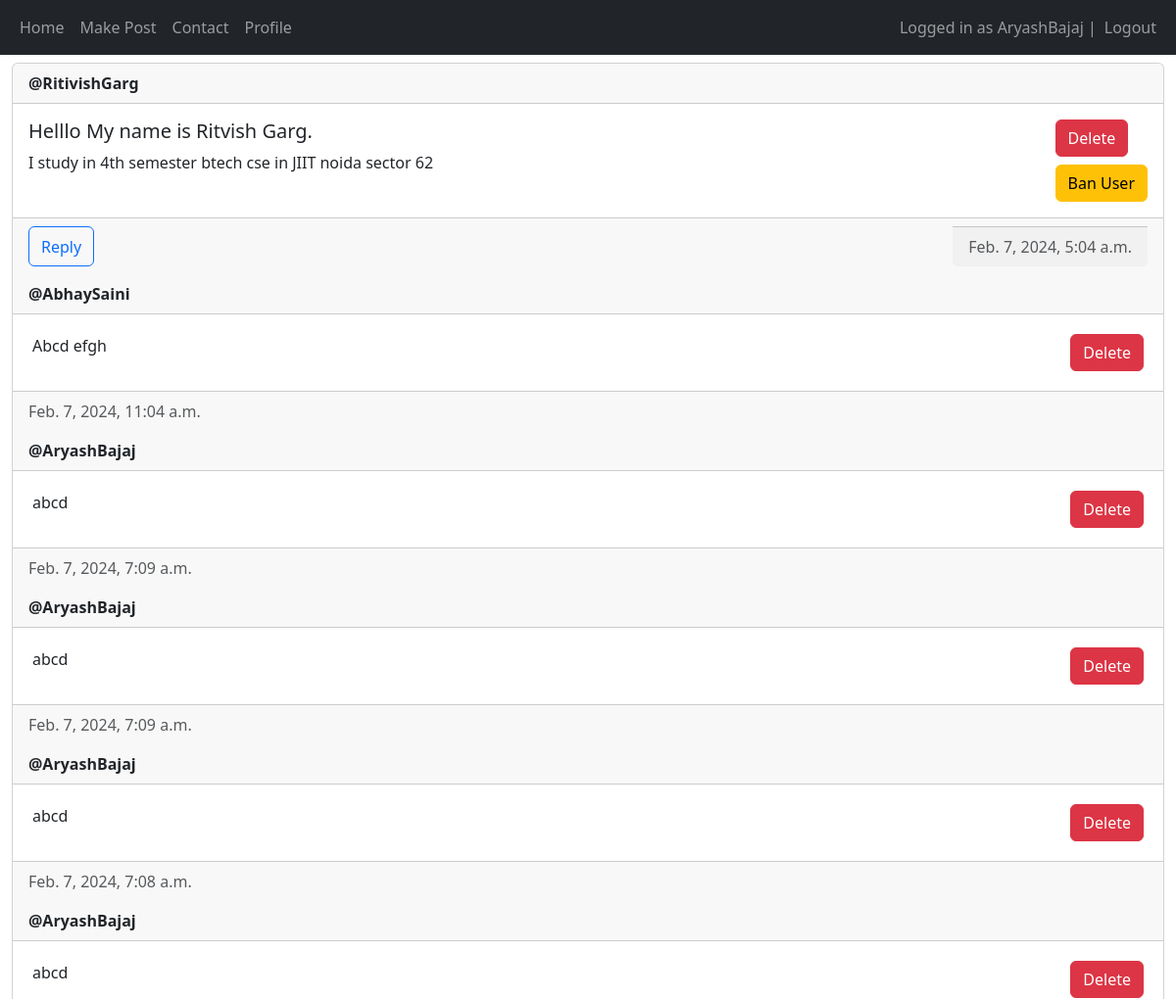
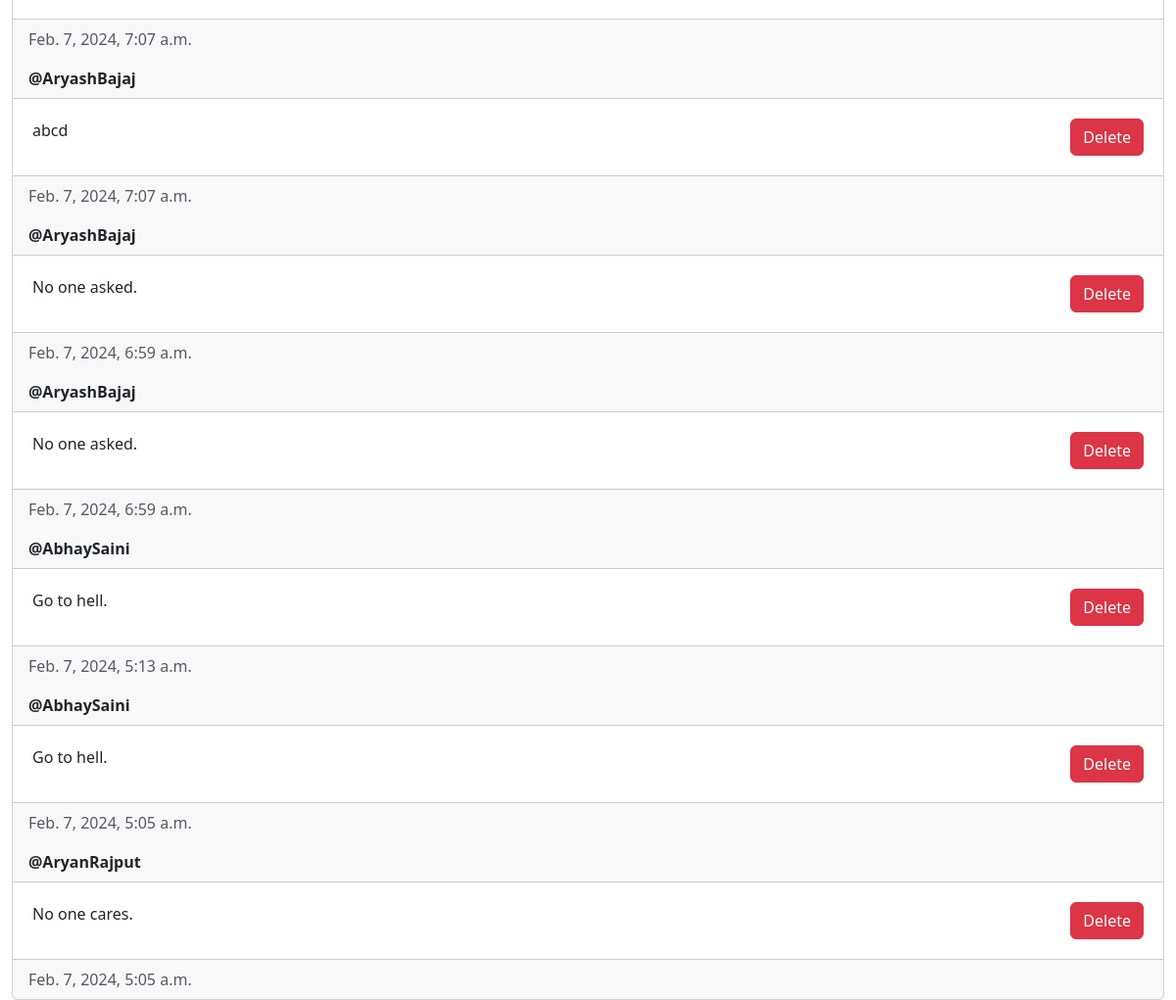
/view-post/18 (signed in), run on the app's committed database (2 pictures, top to bottom).
### main/models.py (models this page shows, shortened)
class Post(models.Model) :
    author = models.ForeignKey(User, on_delete = models.CASCADE)
    title = models.CharField(max_length=200)
    description = models.TextField()
    created_at = models.DateTimeField(auto_now_add=True)
    updated_at = models.DateTimeField(auto_now= True)

class Reply(models.Model) :
    replyTo = models.ForeignKey(Post, related_name="replies", on_delete = models.CASCADE)
    commentAuthor = models.ForeignKey(User, on_delete = models.CASCADE)
    content = models.TextField()
    created_at = models.DateTimeField(auto_now_add=True)
    updated_at = models.DateTimeField(auto_now= True)

### main/views.py (the view)
# urls.py: path('view-post/<int:post_id>', views.view_post, name="view-post"),
@login_required(login_url = "/login")
def view_post(request, post_id) :
    post = Post.objects.get(id = post_id)
    replies = post.replies.all().order_by("-created_at")
    if request.method == "POST" :
        form = ReplyForm(request.POST)
        if form.is_valid() :
            comment = form.save(commit=False)
            comment.commentAuthor = request.user
            comment.replyTo = post
            comment.save()
            url = "/view-post/" + str(post_id)
            return redirect(url)
    else :
        form = ReplyForm()
    return render(request, "main/view_post.html", {"post" : post, "form" : form, "replies" : replies})

### main/templates/main/view_post.html (shortened to what this page needs)
{% extends "main/base.html" %}
{% load crispy_forms_tags %}
{% block content %}
<div class="card mt-2">
    <div class="card-header"><strong>@{{ post.author.username }}</strong></div>
    <div class="card-body d-flex flex-row justify-content-between">
        <div>
            <h5 class="card-title">{{ post.title }}</h5>
            <p>{{post.description}}</p>
        </div>
        <div>
            {% if user == post.author or perms.main.delete_post %}
                <form method="post">
                    <button type="submit" name="post-id" class="btn btn-danger" value="{{post.id}}">Delete</button>
                </form>
            {% endif %}
            {% if user.is_staff %}
                <form method="post">
                    {% if post.author %}
                        <button type="submit" name="user-id-ban" class="btn btn-warning mt-2" value="{{post.author.id}}">Ban User</button>
                    {% else %}
                        <button type="submit" name="user-id-unban" class="btn btn-primary mt-2" value="{{post.author.id}}">Unban User</button>
                    {% endif %}
                </form>
            {% endif %}
        </div>
    </div>
    <div class="card-footer text-muted d-flex flex-row justify-content-between">
        {% if perms.main.add_post %}
            <button type="button" onclick="openform()" class="btn btn-outline-primary">Reply</button>
        {% endif %}
        <div class="card-footer d-flex flex-row justify-content-between text-muted">
            <div>
                {{post.created_at}}
            </div>
        </div>
    </div>
    {% for reply in replies %}
        <div class="card-header"><strong>@{{ reply.commentAuthor }}</strong></div>
        <div class="card-body d-flex flex-row justify-content-between m-lg-1">
            <div>
                <p class="card-text">{{reply.content}}</p>
            </div>
            <div>
                {% if user == reply.commentAuthor or perms.main.delete_post %}
                    <form method="post" onload="formload()">
                        <button type="submit" name="reply-id" class="btn btn-danger" value="{{reply.id}}">Delete</button>
                    </form>
                {% endif %}
            </div>
        </div>
        <div class="card-footer text-muted">{{ reply.created_at }}</div>
    {% endfor %}
</div>
{% endblock content %}

### main/templates/main/base.html (shortened to what this page needs)
<!DOCTYPE html>
<html lang="en">
<head>
    <link href="https://cdn.jsdelivr.net/npm/bootstrap@5.3.2/dist/css/bootstrap.min.css" rel="stylesheet">
</head>
<body>
    <nav class="navbar navbar-expand-lg navbar-dark bg-dark">
        <div class="container-fluid">
            <div>
                <ul class="navbar-nav">
                    <li class="nav-item">
                        <a class="nav-link" href="/home">Home</a>
                    </li>
                    <li class="nav-item">
                        <form action ="/create-post">
                            <button type="submit" value="submit" class="nav-link">Make Post</button>
                        </form>
                    </li>
                    <li class="nav-item">
                        <a class="nav-link" href="/contact">Contact</a>
                    </li>
                    <li class="nav-item">
                        <a class="nav-link" href="/my-profile">Profile</a>
                    </li>
                </ul>
            </div>
            <div>
                <ul class="navbar-nav">
                    {% if user.is_authenticated %}
                        <span class="navbar-text">Logged in as {{ user.username }} | </span>
                        <li class="nav-item">
                            <form action="/logout/" method="post">
                                <button class="nav-link" type="submit">Logout</button>
                            </form>
                        </li>
                    {% else %}
                        <li class="nav-item">
                            <a class="nav-link" href="/login">Login</a>
                        </li>
                    {% endif %}
                </ul>
            </div>
        </div>
    </nav>
    <div class="container-fluid">
        {% block content %}
        {% endblock content %}
    </div>
</body>
</html>

### data on the page
Post: author.username "RitivishGarg", title "Helllo My name is Ritvish Garg.", description "I study in 4th semester btech cse in JIIT noida sector 62", created_at "Feb. 7, 2024, 5:04 a.m."
Reply: commentAuthor "AbhaySaini", content "Abcd efgh", {{ reply.id }} 58 (drawn), created_at "Feb. 7, 2024, 11:04 a.m."
Reply: commentAuthor "AryashBajaj", content "abcd", {{ reply.id }} 20 (drawn), created_at "Feb. 7, 2024, 7:09 a.m."
Reply: commentAuthor "AryashBajaj", content "abcd", {{ reply.id }} 19 (drawn), created_at "Feb. 7, 2024, 7:09 a.m."
Reply: commentAuthor "AryashBajaj", content "abcd", {{ reply.id }} 18 (drawn), created_at "Feb. 7, 2024, 7:08 a.m."
Reply: commentAuthor "AryashBajaj", content "abcd", {{ reply.id }} 17 (drawn), created_at "Feb. 7, 2024, 7:07 a.m."
Reply: commentAuthor "AryashBajaj", content "abcd", {{ reply.id }} 16 (drawn), created_at "Feb. 7, 2024, 7:07 a.m."
Reply: commentAuthor "AryashBajaj", content "No one asked.", {{ reply.id }} 15 (drawn), created_at "Feb. 7, 2024, 6:59 a.m."
Reply: commentAuthor "AryashBajaj", content "No one asked.", {{ reply.id }} 14 (drawn), created_at "Feb. 7, 2024, 6:59 a.m."
Reply: commentAuthor "AbhaySaini", content "Go to hell.", {{ reply.id }} 11 (drawn), created_at "Feb. 7, 2024, 5:13 a.m."
Reply: commentAuthor "AbhaySaini", content "Go to hell.", {{ reply.id }} 10 (drawn), created_at "Feb. 7, 2024, 5:05 a.m."
Reply: commentAuthor "AryanRajput", content "No one cares.", {{ reply.id }} 9 (drawn), created_at "Feb. 7, 2024, 5:05 a.m."

### other printed values
{{ user.username }} "AryashBajaj"
